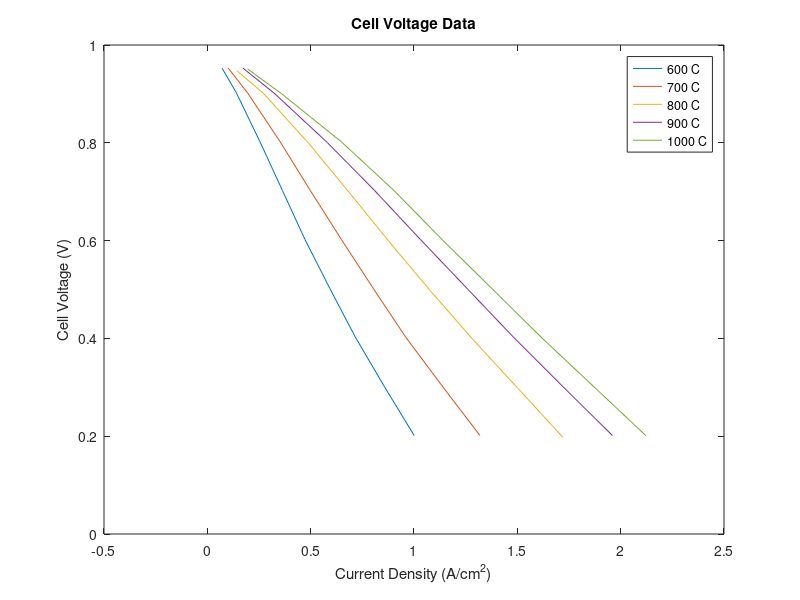
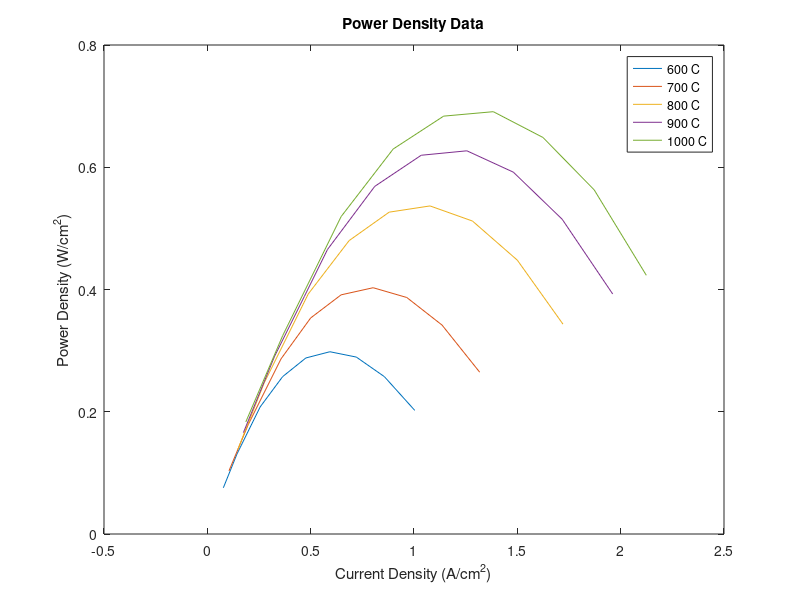

The MATLAB source for these figures, in order: (Note: this script raises an error after producing the figures.)
% Title: VoltageEqtnFitting.m
% Author: Miranda Stockhausen, mstockha@umich.edu
% Date Written: 28 August 2026
% 
% % % Description: % % % 
% This file includes data digitized for the SOFC to fit the cell voltage 
% equation coefficients. All current datapoints are in units of Amps per 
% sq. centimeter, all voltage differences are in volts, and all power 
% datapoints are in Watts per sq. cm. Plots can be found at:



%% Plot Data

load("VoltageFittingData.mat");     % load experimental dataset

figure(1)       % experimental voltage curves
plot(Current_600, Voltage_600, '')
hold on
plot(Current_700, Voltage_700, Current_800, Voltage_800)
plot(Current_900, Voltage_900, Current_1000, Voltage_1000)
hold off
title('Cell Voltage Data')
xlabel('Current Density (A/cm^2)')
ylabel('Cell Voltage (V)')
legend('600 C', '700 C', '800 C', '900 C', '1000 C')
xlim([-0.5,2.5])
ylim([0,1])

figure(2)       % experimental power curves
plot(i_600, Power_600, i_700, Power_700, i_800, Power_800)
hold on
plot(i_900, Power_900, i_1000, Power_1000)
hold off
title('Power Density Data')
xlabel('Current Density (A/cm^2)')
ylabel('Power Density (W/cm^2)')
legend('600 C', '700 C', '800 C', '900 C', '1000 C')
xlim([-0.5,2.5])
ylim([0,0.8])


%% Curve Fitting: nonlin least-squares fit I-V curve for each Temperature

% Model: Voltage Equation for each temperature
    % j = current density (known input)
    % params = [a, Ri, j0, jL]
    % a = charge transfer coefficient 
    % Ri = Area specific resistance
    % j0 = exchange current density
    % jL = limiting current density
Veqtn_600 = @(j, params) 1.06 - j.*params(2) - (8.314.*873)./(params(1).*2.*96485.34) .* (log(max(j./params(3), eps)) + (1 + params(1)).*log(max(params(4)./abs(params(4) - j), eps)));
Veqtn_700 = @(j, params) 1.06 - j.*params(2) - (8.314.*973)./(params(1).*2.*96485.34) .* (log(max(j./params(3), eps)) + (1 + params(1)).*log(max(params(4)./abs(params(4) - j), eps)));
Veqtn_800 = @(j, params) 1.06 - j.*params(2) - (8.314.*1073)./(params(1).*2.*96485.34) .* (log(max(j./params(3), eps)) + (1 + params(1)).*log(max(params(4)./abs(params(4) - j), eps)));
Veqtn_900 = @(j, params) 1.06 - j.*params(2) - (8.314.*1173)./(params(1).*2.*96485.34) .* (log(max(j./params(3), eps)) + (1 + params(1)).*log(max(params(4)./abs(params(4) - j), eps)));
Veqtn_1000 = @(j, params) 1.06 - j.*params(2) - (8.314.*1273)./(params(1).*2.*96485.34) .* (log(max(j./params(3), eps)) + (1 + params(1)).*log(max(params(4)./abs(params(4) - j), eps)));

% Set parameter conditions (true for all temperatures)
initials = [0.3 0.04 0.10 2.5];           % initial guesses
upper = [0.8 0.1 10 4];                 % upper bounds
lower_600 = [0.1 0.0001 0.0001 1.1];     % lower bounds
lower_700 = [0.1 0.0001 0.0001 1.4];     % lower bounds
lower_800 = [0.1 0.0001 0.0001 1.8];     % lower bounds
lower_900 = [0.1 0.0001 0.0001 1.99];     % lower bounds
lower_1000 = [0.1 0.0001 0.0001 2.2];     % lower bounds

% curve fit for each dataset
[parameters_600, residual_600] = lsqcurvefit(Veqtn_600, initials, Current_600, Voltage_600, lower_600, upper);
[parameters_700, residual_700] = lsqcurvefit(Veqtn_700, initials, Current_700, Voltage_700, lower_700, upper);
[parameters_800, residual_800] = lsqcurvefit(Veqtn_800, initials, Current_800, Voltage_800, lower_800, upper);
[parameters_900, residual_900] = lsqcurvefit(Veqtn_900, initials, Current_900, Voltage_900, lower_900, upper);
[parameters_1000, residual_1000] = lsqcurvefit(Veqtn_1000, initials, Current_1000, Voltage_1000, lower_1000, upper);


% Voltage calculation based on parameters
V600 = Veqtn_600(parameters_600, Current_600);
V700 = Veqtn_700(parameters_700, Current_700);
V800 = Veqtn_800(parameters_800, Current_800);
V900 = Veqtn_900(parameters_900, Current_900);
V1000 = Veqtn_1000(parameters_1000, Current_1000);

% due to square root operation, some values will be imaginary - set to NaN
V700(V700~=real(V700)) = NaN;
V800(V800~=real(V800)) = NaN;

% Power calculation from calculated voltage
P600 = V600 .* Current_600;
P700 = V700 .* Current_700;
P800 = V800 .* Current_800;
P900 = V900 .* Current_900;
P1000 = V1000 .* Current_1000;


%% Format Outputs & Validation

% Output table
    % column vectors
Temperature = [600; 700; 800; 900; 1000];
a  = [parameters_600(1); parameters_700(1); parameters_800(1); parameters_900(1); parameters_1000(1)];
Ri = [parameters_600(2); parameters_700(2); parameters_800(2); parameters_900(2); parameters_1000(2)];
j0 = [parameters_600(3); parameters_700(3); parameters_800(3); parameters_900(3); parameters_1000(3)];
jL = [parameters_600(4); parameters_700(4); parameters_800(4); parameters_900(4); parameters_1000(4)];
Residual = [residual_600; residual_700; residual_800; residual_900; residual_1000];
    % create table
Outputs = table(Temperature, a, Ri, j0, jL, Residual);
    % display table
disp(Outputs)

% plot theoretical results
figure(3)   % Voltage
plot(Current_600, Voltage_600, 'o', Current_600, V600, '-k')
hold on
plot(Current_700, Voltage_700, 'diamond', Current_700, V700, '-k')
plot(Current_800, Voltage_800, '*', Current_800, V800, 'k-')
plot(Current_900, Voltage_900, 'square', Current_900, V900, 'k-')
plot(Current_800, Voltage_1000, '^', Current_1000, V1000, 'k-')
xlabel('Current Density (A/cm^2)')
ylabel('Cell Voltage (V)')
legend('Experimental Data - 600', 'Fitted Curve - 600', ...
    'Experimental Data - 700', 'Fitted Curve - 700', ...
    'Experimental Data - 800', 'Fitted Curve - 800', ...
    'Experimental Data - 900', 'Fitted Curve - 900', ...
    'Experimental Data - 1000', 'Fitted Curve -1000')

figure(4)   % Power
plot(Current_600, Power_600, 'o', Current_600, P600, '-k')
hold on
plot(i_700, Power_700, 'diamond', i_700, P700, '-k')
plot(i_800, Power_800, '*', i_800, P800, 'k-')
plot(i_900, Power_900, 'square', i_900, P900, 'k-')
plot(i_800, Power_1000, '^', i_1000, P1000, 'k-')
xlabel('Current Density (A/cm^2)')
ylabel('Cell Power Density (W/cm^2)')
legend('Experimental Data - 600', 'Fitted Curve - 600', ...
    'Experimental Data - 700', 'Fitted Curve - 700', ...
    'Experimental Data - 800', 'Fitted Curve - 800', ...
    'Experimental Data - 900', 'Fitted Curve - 900', ...
    'Experimental Data - 1000', 'Fitted Curve -1000')
